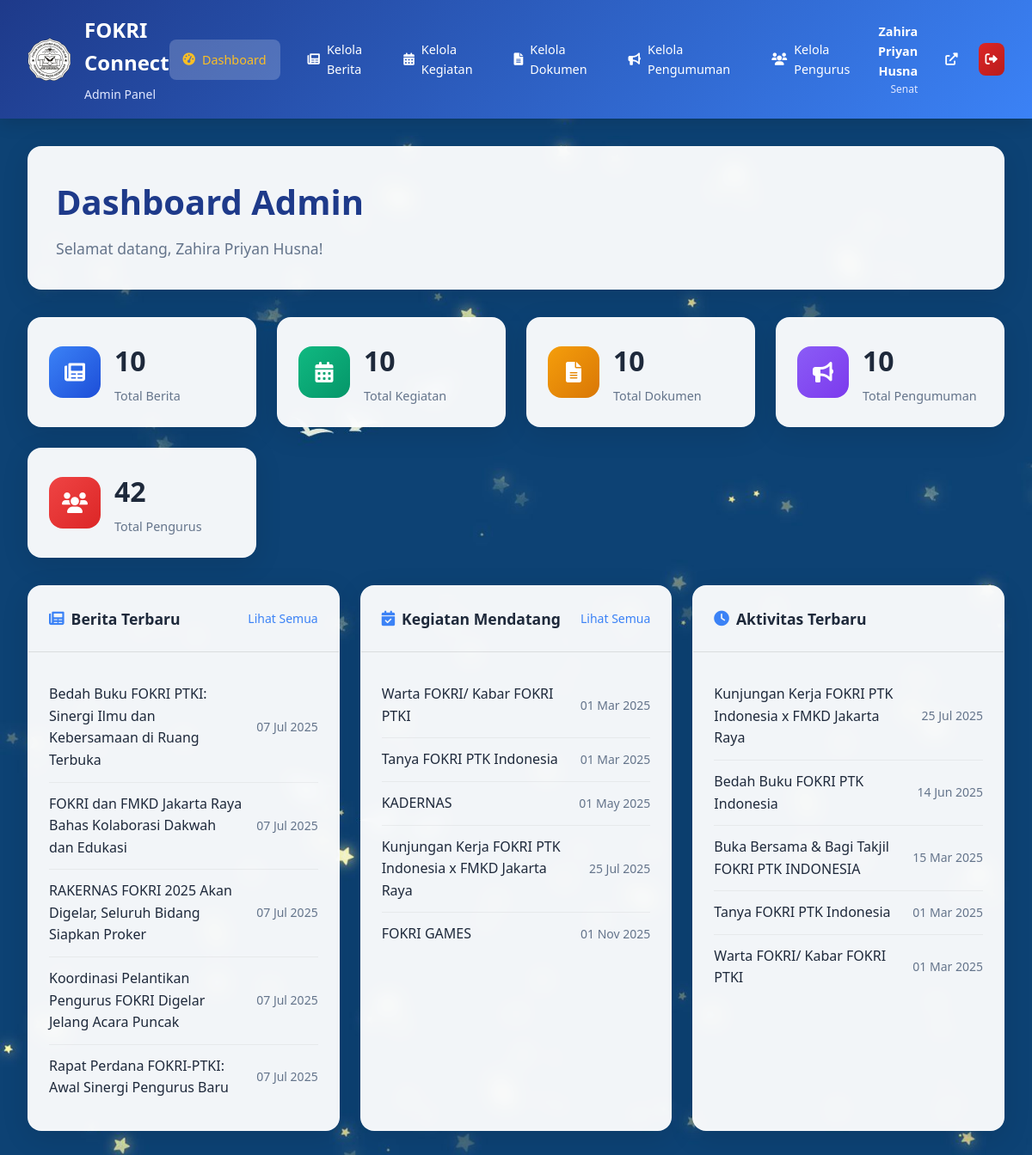
Screenshot of /admin/dashboard_admin.php (signed in) with the database file from the repository.
### tables this page shows
CREATE TABLE `berita` (
  `id` int NOT NULL,
  `judul` varchar(255) NOT NULL,
  `deskripsi` text NOT NULL,
  `gambar` varchar(255) DEFAULT NULL,
  `penulis` varchar(10) DEFAULT NULL,
  `created_at` timestamp NOT NULL DEFAULT CURRENT_TIMESTAMP
);

CREATE TABLE `kegiatan` (
  `id` int NOT NULL,
  `judul` varchar(255) NOT NULL,
  `deskripsi` text NOT NULL,
  `tanggal_mulai` date DEFAULT NULL,
  `tanggal_selesai` date DEFAULT NULL,
  `lokasi` varchar(255) DEFAULT NULL,
  `penanggung_jawab` varchar(10) DEFAULT NULL,
  `bidang` varchar(255) DEFAULT NULL,
  `status` enum('upcoming','finished') DEFAULT 'upcoming',
  `created_at` timestamp NOT NULL DEFAULT CURRENT_TIMESTAMP
);

### admin/dashboard_admin.php (the view, shortened to what this page needs)
<?php
include '../config/database.php';
try {
    $stmt = $pdo->query("SELECT COUNT(*) as total FROM berita");
    $total_berita = $stmt->fetch()['total'];
    $stmt = $pdo->query("SELECT COUNT(*) as total FROM kegiatan");
    $total_kegiatan = $stmt->fetch()['total'];
    $stmt = $pdo->query("SELECT COUNT(*) as total FROM dokumen");
    $total_dokumen = $stmt->fetch()['total'];
    $stmt = $pdo->query("SELECT COUNT(*) as total FROM pengumuman");
    $total_pengumuman = $stmt->fetch()['total'];
    $stmt = $pdo->query("SELECT COUNT(*) as total FROM pengurus");
    $total_pengurus = $stmt->fetch()['total'];
    $recent_berita = $pdo->query("SELECT judul, created_at FROM berita ORDER BY created_at DESC LIMIT 5")->fetchAll();
    $recent_kegiatan = $pdo->query("SELECT judul, tanggal_mulai FROM kegiatan ORDER BY created_at DESC LIMIT 5")->fetchAll();
    $upcoming_kegiatan = $pdo->query("SELECT judul, tanggal_mulai FROM kegiatan WHERE status = 'upcoming' ORDER BY tanggal_mulai ASC LIMIT 5")->fetchAll();
} catch (PDOException $e) {
    $error = 'Terjadi kesalahan dalam mengambil data';
}
include 'admin_header.php';
?>
<link rel="stylesheet" href="../css/dashboard_admin.css">
<div class="dashboard-container">
    <div class="dashboard-header">
        <h1>Dashboard Admin</h1>
        <p>Selamat datang, <?php echo htmlspecialchars($_SESSION['nama']); ?>!</p>
    </div>
    <div class="stats-grid">
        <div class="stat-card">
            <div class="stat-icon">
                <i class="fas fa-newspaper"></i>
            </div>
            <div class="stat-content">
                <h3><?php echo $total_berita; ?></h3>
                <p>Total Berita</p>
            </div>
        </div>
        <div class="stat-card">
            <div class="stat-icon">
                <i class="fas fa-calendar-alt"></i>
            </div>
            <div class="stat-content">
                <h3><?php echo $total_kegiatan; ?></h3>
                <p>Total Kegiatan</p>
            </div>
        </div>
        <div class="stat-card">
            <div class="stat-icon">
                <i class="fas fa-file-alt"></i>
            </div>
            <div class="stat-content">
                <h3><?php echo $total_dokumen; ?></h3>
                <p>Total Dokumen</p>
            </div>
        </div>
        <div class="stat-card">
            <div class="stat-icon">
                <i class="fas fa-bullhorn"></i>
            </div>
            <div class="stat-content">
                <h3><?php echo $total_pengumuman; ?></h3>
                <p>Total Pengumuman</p>
            </div>
        </div>
        <div class="stat-card">
            <div class="stat-icon">
                <i class="fas fa-users"></i>
            </div>
            <div class="stat-content">
                <h3><?php echo $total_pengurus; ?></h3>
                <p>Total Pengurus</p>
            </div>
        </div>
    </div>
    <div class="activity-grid">
        <div class="activity-card">
            <div class="card-header">
                <h3><i class="fas fa-newspaper"></i> Berita Terbaru</h3>
                <a href="kelola_berita.php" class="view-all">Lihat Semua</a>
            </div>
            <div class="card-content">
                <?php if (!empty($recent_berita)): ?>
                    <ul class="activity-list">
                        <?php foreach ($recent_berita as $berita): ?>
                            <li>
                                <span class="activity-title"><?php echo htmlspecialchars($berita['judul']); ?></span>
                                <span class="activity-date"><?php echo date('d M Y', strtotime($berita['created_at'])); ?></span>
                            </li>
                        <?php endforeach; ?>
                    </ul>
                <?php else: ?>
                    <p class="no-data">Belum ada berita</p>
                <?php endif; ?>
            </div>
        </div>
        <div class="activity-card">
            <div class="card-header">
                <h3><i class="fas fa-calendar-check"></i> Kegiatan Mendatang</h3>
                <a href="kelola_kegiatan.php" class="view-all">Lihat Semua</a>
            </div>
            <div class="card-content">
                <?php if (!empty($upcoming_kegiatan)): ?>
                    <ul class="activity-list">
                        <?php foreach ($upcoming_kegiatan as $kegiatan): ?>
                            <li>
                                <span class="activity-title"><?php echo htmlspecialchars($kegiatan['judul']); ?></span>
                                <span class="activity-date"><?php echo date('d M Y', strtotime($kegiatan['tanggal_mulai'])); ?></span>
                            </li>
                        <?php endforeach; ?>
                    </ul>
                <?php else: ?>
                    <p class="no-data">Belum ada kegiatan mendatang</p>
                <?php endif; ?>
            </div>
        </div>
        <div class="activity-card">
            <div class="card-header">
                <h3><i class="fas fa-clock"></i> Aktivitas Terbaru</h3>
            </div>
            <div class="card-content">
                <?php if (!empty($recent_kegiatan)): ?>
                    <ul class="activity-list">
                        <?php foreach ($recent_kegiatan as $kegiatan): ?>
                            <li>
                                <span class="activity-title"><?php echo htmlspecialchars($kegiatan['judul']); ?></span>
                                <span class="activity-date"><?php echo date('d M Y', strtotime($kegiatan['tanggal_mulai'])); ?></span>
                            </li>
                        <?php endforeach; ?>
                    </ul>
                <?php else: ?>
                    <p class="no-data">Belum ada aktivitas</p>
                <?php endif; ?>
            </div>
        </div>
    </div>
</div>
</body>
</html>

### css/admin_header.css (style rules this page uses)
* { margin: 0; padding: 0; box-sizing: border-box; }
body { font-family: "Segoe UI", Tahoma, Geneva, Verdana, sans-serif; background-image: url("../aset/fixBG.jpg"); background-size: cover; background-position: center; background-attachment: fixed; min-height: 100vh; line-height: 1.6; }

### css/dashboard_admin.css (style rules this page uses)
.dashboard-container { max-width: 1400px; margin: 0 auto; padding: 2rem; min-height: calc(100vh - 80px); }
.dashboard-header { background: rgba(255, 255, 255, 0.95); backdrop-filter: blur(10px); border-radius: 1rem; padding: 2rem; margin-bottom: 2rem; box-shadow: 0 8px 32px rgba(0, 0, 0, 0.1); border: 1px solid rgba(255, 255, 255, 0.2); }
.dashboard-header h1 { color: #1e3a8a; font-size: 2.5rem; font-weight: bold; margin-bottom: 0.5rem; }
.dashboard-header p { color: #64748b; font-size: 1.1rem; }
.stats-grid { display: grid; grid-template-columns: repeat(auto-fit, minmax(250px, 1fr)); gap: 1.5rem; margin-bottom: 2rem; }
.stat-card { background: rgba(255, 255, 255, 0.95); backdrop-filter: blur(10px); border-radius: 1rem; padding: 1.5rem; display: flex; align-items: center; gap: 1rem; box-shadow: 0 8px 32px rgba(0, 0, 0, 0.1); border: 1px solid rgba(255, 255, 255, 0.2); transition: all 0.3s ease; }
.stat-icon { width: 60px; height: 60px; border-radius: 1rem; display: flex; align-items: center; justify-content: center; font-size: 1.5rem; color: white; }
.stat-card:nth-child(1) .stat-icon { background: linear-gradient(135deg, #3b82f6 0%, #1d4ed8 100%); }
.stat-card:nth-child(2) .stat-icon { background: linear-gradient(135deg, #10b981 0%, #059669 100%); }
.stat-card:nth-child(3) .stat-icon { background: linear-gradient(135deg, #f59e0b 0%, #d97706 100%); }
.stat-card:nth-child(4) .stat-icon { background: linear-gradient(135deg, #8b5cf6 0%, #7c3aed 100%); }
.stat-card:nth-child(5) .stat-icon { background: linear-gradient(135deg, #ef4444 0%, #dc2626 100%); }
.stat-content h3 { font-size: 2rem; font-weight: bold; color: #1e293b; margin-bottom: 0.25rem; }
.stat-content p { color: #64748b; font-size: 0.9rem; }
.activity-grid { display: grid; grid-template-columns: repeat(auto-fit, minmax(350px, 1fr)); gap: 1.5rem; }
.activity-card { background: rgba(255, 255, 255, 0.95); backdrop-filter: blur(10px); border-radius: 1rem; box-shadow: 0 8px 32px rgba(0, 0, 0, 0.1); border: 1px solid rgba(255, 255, 255, 0.2); overflow: hidden; }
.card-header { padding: 1.5rem; border-bottom: 1px solid rgba(0, 0, 0, 0.1); display: flex; justify-content: space-between; align-items: center; }
.card-header h3 { color: #1e293b; font-size: 1.1rem; font-weight: 600; display: flex; align-items: center; gap: 0.5rem; }
.card-header h3 i { color: #3b82f6; }
.view-all { color: #3b82f6; text-decoration: none; font-size: 0.875rem; font-weight: 500; transition: color 0.3s ease; }
.card-content { padding: 1.5rem; }
.activity-list { list-style: none; }
.activity-list li { display: flex; justify-content: space-between; align-items: center; padding: 0.75rem 0; border-bottom: 1px solid rgba(0, 0, 0, 0.05); }
.activity-list li:last-child { border-bottom: none; }
.activity-title { color: #1e293b; font-weight: 500; flex: 1; margin-right: 1rem; }
.activity-date { color: #64748b; font-size: 0.875rem; white-space: nowrap; }

### rows the page displays
berita: judul "Bedah Buku FOKRI PTKI: Sinergi Ilmu dan Kebersamaan di Ruang Terbuka", created_at "07 Jul 2025"
berita: judul "FOKRI dan FMKD Jakarta Raya Bahas Kolaborasi Dakwah dan Edukasi", created_at "07 Jul 2025"
berita: judul "RAKERNAS FOKRI 2025 Akan Digelar, Seluruh Bidang Siapkan Proker", created_at "07 Jul 2025"
berita: judul "Koordinasi Pelantikan Pengurus FOKRI Digelar Jelang Acara Puncak", created_at "07 Jul 2025"
berita: judul "Rapat Perdana FOKRI-PTKI: Awal Sinergi Pengurus Baru", created_at "07 Jul 2025"
kegiatan: judul "Warta FOKRI/ Kabar FOKRI PTKI", tanggal_mulai "01 Mar 2025"
kegiatan: judul "Tanya FOKRI PTK Indonesia", tanggal_mulai "01 Mar 2025"
kegiatan: judul "KADERNAS", tanggal_mulai "01 May 2025"
kegiatan: judul "Kunjungan Kerja FOKRI PTK Indonesia x FMKD Jakarta Raya", tanggal_mulai "25 Jul 2025"
kegiatan: judul "FOKRI GAMES", tanggal_mulai "01 Nov 2025"
kegiatan: judul "Bedah Buku FOKRI PTK Indonesia", tanggal_mulai "14 Jun 2025"
kegiatan: judul "Buka Bersama & Bagi Takjil FOKRI PTK INDONESIA", tanggal_mulai "15 Mar 2025"

### other values shown
$_SESSION['nama'] "Zahira Priyan Husna"
$_SESSION['kategori'] "Senat"
$total_berita "10"
$total_kegiatan "10"
$total_dokumen "10"
$total_pengumuman "10"
$total_pengurus "42"
